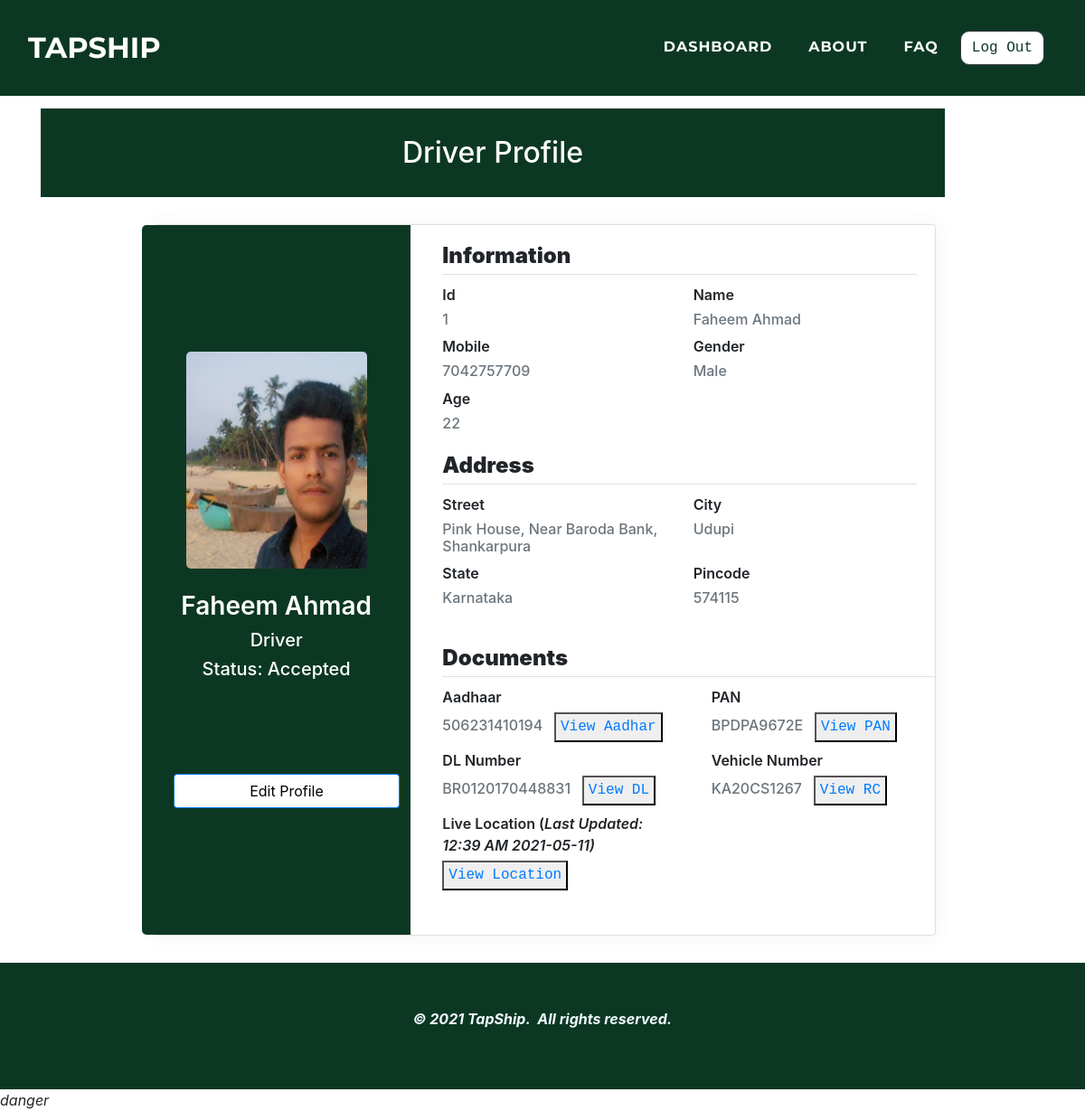
The app's page /drivers/profile.php (signed in), older data.
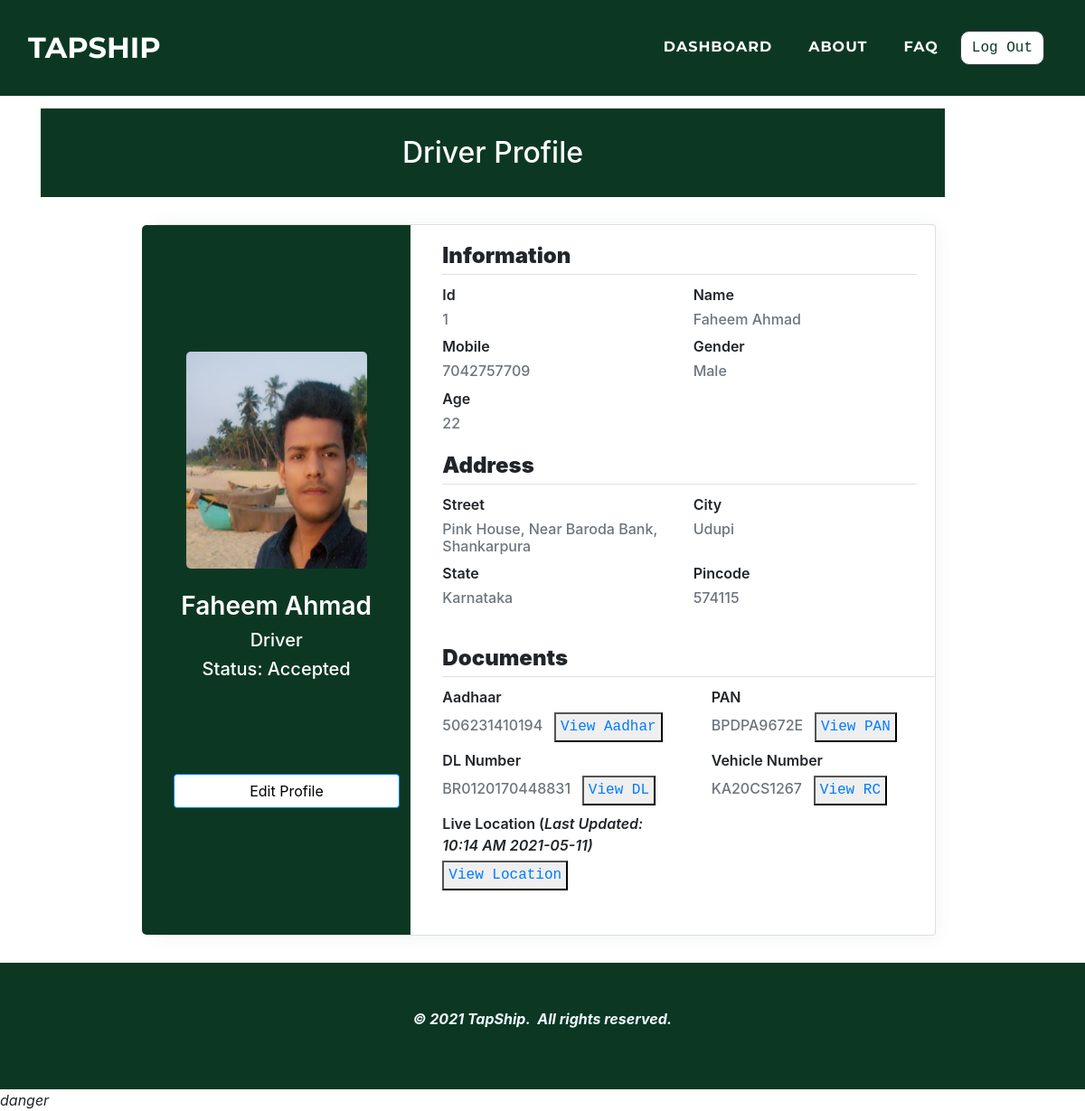
The same page, newer data.
### tables this page shows
CREATE TABLE `driver` (
  `d_id` int(11) NOT NULL,
  `d_name` varchar(50) NOT NULL,
  `d_mobile` varchar(25) NOT NULL,
  `d_gender` varchar(25) NOT NULL,
  `d_age` varchar(10) NOT NULL,
  `d_street` varchar(50) NOT NULL,
  `d_city` varchar(25) NOT NULL,
  `d_state` varchar(25) NOT NULL,
  `d_pincode` varchar(10) NOT NULL,
  `d_aadhar` varchar(25) NOT NULL,
  `d_aadharpdf` varchar(100) NOT NULL,
  `d_pan` varchar(25) NOT NULL,
  `d_panpdf` varchar(100) NOT NULL,
  `d_photo` varchar(100) NOT NULL,
  `d_dlnumber` varchar(25) NOT NULL,
  `d_dlpdf` varchar(100) NOT NULL,
  `d_vehiclenumber` varchar(25) NOT NULL,
  `d_vehiclercpdf` varchar(100) NOT NULL,
  `d_lat` varchar(100) DEFAULT NULL,
  `d_long` varchar(100) DEFAULT NULL,
  `d_date` varchar(500) NOT NULL,
  `d_time` varchar(500) NOT NULL,
  `d_password` varchar(25) NOT NULL,
  `d_approve` varchar(10) NOT NULL
);

### drivers/profile.php (the view, shortened to what the changed rows need)
<?php
$res = $_SESSION["sessionid"];
$d_mobile = $res;
?>
<!doctype html>
<html>
<head>
    <link rel="stylesheet" href="../assets/bootstrap/css/bootstrap.min.css">
    <link rel="stylesheet" href="../assets/fonts/font-awesome.min.css">
    <link rel="stylesheet" href="../assets/fonts/ionicons.min.css">
    <link rel="stylesheet" href="../assets/css/Article-List.css">
    <link rel="stylesheet" href="../assets/css/Footer-Dark.css">
    <link rel="stylesheet" href="../assets/css/Highlight-Blue.css">
    <link rel="stylesheet" href="https://cdnjs.cloudflare.com/ajax/libs/animate.css/3.5.2/animate.min.css">
    <link rel="stylesheet" href="https://cdnjs.cloudflare.com/ajax/libs/aos/2.2.0/aos.css">
    <link rel="stylesheet" href="../assets/css/Login-Form-Clean.css">
    <link rel="stylesheet" href="../assets/css/table-style.css">
    <link rel="stylesheet" href="../assets/css/profile.css">
    <link href='https://maxcdn.bootstrapcdn.com/bootstrap/4.0.0/css/bootstrap.min.css' rel='stylesheet'>
    <link href='https://cdnjs.cloudflare.com/ajax/libs/MaterialDesign-Webfont/3.6.95/css/materialdesignicons.css' rel='stylesheet'>
</head>
<body oncontextmenu='return false' class='snippet-body'>
    <div class="page-content page-container" id="page-content">
        <?php
        $con = mysqli_connect("localhost", "root", "", "tapship");
        $query = " select * from driver where d_mobile=" . $d_mobile . "";
        $result = mysqli_query($con, $query);
        while ($res = mysqli_fetch_assoc($result)) {
            $d_id =  $res['d_id'];
            $d_name =  $res['d_name'];
            $d_gender =  $res['d_gender'];
            $d_age =  $res['d_age'];
            $d_street =  $res['d_street'];
            $d_city =  $res['d_city'];
            $d_state =  $res['d_state'];
            $d_pincode =  $res['d_pincode'];
            $d_aadhar =  $res['d_aadhar'];
            $d_pan =  $res['d_pan'];
            $d_dlnumber =  $res['d_dlnumber'];
            $d_vehiclenumber =  $res['d_vehiclenumber'];
            $d_photo =  $res['d_photo'];
            $d_approve =  $res['d_approve'];
            $d_time = $res['d_time'];
            $d_date = $res['d_date'];
        }
        ?>
        <div class="features-boxed">
            <div class="container" style="background: #ffffff;">
                <div class="intro" style="background: #0c3823;margin-top: 120px;margin-bottom: 30px; max-width:1000px;">
                    <h2 class="text-center" data-aos="fade" style="color: rgb(255,255,255);padding: 30px;margin-bottom: 0px;">Driver Profile</h2>
                </div>
            </div>
        </div>
        <div class="padding">
            <div class="row container d-flex justify-content-center">
                <div class="col-xl-12 col-md-12">
                    <div class="card user-card-full">
                        <div class="row m-l-0 m-r-0">
                            <div class="col-md-4 bg-c-lite-green user-profile">
                                <div class="card-block text-center text-white">
                                    <div class="m-b-25"> <img src="../drivers/<?php echo  $d_photo; ?>" width="200" height="240" align="center" class="img-radius" alt="User-Profile-Image"> </div>
                                    <h3 class="f-w-600"><?php echo "$d_name" ?></h3>
                                    <h5>Driver</h5>
                                    <h5>Status: <?php if ($d_approve == "1") {
                                                    echo "No Action";
                                                } else if ($d_approve == "2") {
                                                    echo " Accepted";
                                                } else if ($d_approve == "3") {
                                                    echo "Review";
                                                } else if ($d_approve == "4") {
                                                    echo "Rejected";
                                                } else if ($d_approve == "5") {
                                                    echo "Resubmitted";
                                                } else {
                                                    echo "Multiple Login State";
                                                } ?></h5>
                                    <br> <br><br><br>
                                    <a href="editdetails.php"><button class="btn btn-primary" type="button" style="width: 250px; background-color:white; color:black;">Edit Profile</button></a>
                                </div>
                            </div>
                            <div class="col-sm-8">
                                <div class="card-block">
                                    <div class="row">
                                        <div class="col-sm-6">
                                            <p class="m-b-10 f-w-600">Id</p>
                                            <h6 class="text-muted f-w-400"><?php echo "$d_id" ?></h6>
                                        </div>
                                        <div class="col-sm-6">
                                            <p class="m-b-10 f-w-600">Name</p>
                                            <h6 class="text-muted f-w-400"><?php echo "$d_name" ?></h6>
                                        </div>
                                        <div class="col-sm-6">
                                            <p class="m-b-10 f-w-600">Gender</p>
                                            <h6 class="text-muted f-w-400"><?php echo "$d_gender" ?></h6>
                                        </div>
                                        <div class="col-sm-6">
                                            <p class="m-b-10 f-w-600">Age</p>
                                            <h6 class="text-muted f-w-400"><?php echo "$d_age" ?></h6>
                                        </div>
                                    </div>
                                    <div class="row">
                                        <div class="col-sm-6">
                                            <p class="m-b-10 f-w-600">Street</p>
                                            <h6 class="text-muted f-w-400"><?php echo "$d_street" ?></h6>
                                        </div>
                                        <div class="col-sm-6">
                                            <p class="m-b-10 f-w-600">City</p>
                                            <h6 class="text-muted f-w-400"><?php echo "$d_city" ?></h6>
                                        </div>
                                        <div class="col-sm-6">
                                            <p class="m-b-10 f-w-600">State</p>
                                            <h6 class="text-muted f-w-400"><?php echo "$d_state" ?></h6>
                                        </div>
                                        <div class="col-sm-6">
                                            <p class="m-b-10 f-w-600">Pincode</p>
                                            <h6 class="text-muted f-w-400"><?php echo "$d_pincode" ?></h6>
                                        </div>
                                    </div>
                                </div>
                                <div class="row">
                                    <div class="col-sm-6">
                                        <p class="m-b-10 m-l-20 f-w-600">Aadhaar</p>
                                        <h6 class="text-muted m-l-20 f-w-400"><?php echo "$d_aadhar" ?> <button class="text-monospace" style="padding:5px;"></button></h6>
                                    </div>
                                    <div class="col-sm-6">
                                        <p class="m-b-10  m-l-20 f-w-600">PAN</p>
                                        <h6 class="text-muted m-l-20 f-w-400"><?php echo "$d_pan" ?> <button class="text-monospace" style="padding:5px;"></button></h6>
                                    </div>
                                    <div class="col-sm-6">
                                        <p class="m-b-10  m-l-20 f-w-600">DL Number</p>
                                        <h6 class="text-muted m-l-20 f-w-400"><?php echo "$d_dlnumber" ?> <button class="text-monospace" style="padding:5px;"></button></h6>
                                    </div>
                                    <div class="col-sm-6">
                                        <p class="m-b-10  m-l-20 f-w-600">Vehicle Number</p>
                                        <h6 class="text-muted m-l-20 f-w-400"><?php echo "$d_vehiclenumber" ?> <button class="text-monospace" style="padding:5px;"></button></h6>
                                    </div>
                                    <div class="col-sm-6">
                                        <p class="m-b-10  m-l-20 f-w-600">Live Location (<i>Last Updated: <?php echo "$d_time" ?>&nbsp<?php echo "$d_date" ?><i>)</p>
                                    </div>
                                </div>
                            </div>
                        </div>
                    </div>
                </div>
            </div>
        </div>
    </div>
</body>
</html>

Row changes from the older to the newer data that the page shows:
changed driver "Faheem Ahmad": d_time "12:39 AM" → "10:14 AM"
